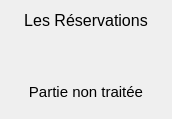
<?xml version="1.0" encoding="UTF-8"?>
<ui version="4.0">
 <class>dialog</class>
 <widget class="QDialog" name="dialog">
  <property name="geometry">
   <rect>
    <x>0</x>
    <y>0</y>
    <width>172</width>
    <height>119</height>
   </rect>
  </property>
  <property name="windowTitle">
   <string>Gérer les reservations</string>
  </property>
  <layout class="QVBoxLayout" name="verticalLayout">
   <item>
    <widget class="QLabel" name="label">
     <property name="text">
      <string>&lt;html&gt;&lt;head/&gt;&lt;body&gt;&lt;p align=&quot;center&quot;&gt;&lt;span style=&quot; font-size:12pt;&quot;&gt;Les Réservations&lt;/span&gt;&lt;/p&gt;&lt;p align=&quot;center&quot;&gt;&lt;br/&gt;&lt;/p&gt;&lt;/body&gt;&lt;/html&gt;</string>
     </property>
    </widget>
   </item>
   <item>
    <widget class="QLabel" name="label_2">
     <property name="text">
      <string>&lt;html&gt;&lt;head/&gt;&lt;body&gt;&lt;p align=&quot;center&quot;&gt;&lt;span style=&quot; font-size:11pt;&quot;&gt;Partie non traitée&lt;/span&gt;&lt;/p&gt;&lt;/body&gt;&lt;/html&gt;</string>
     </property>
    </widget>
   </item>
  </layout>
 </widget>
 <resources/>
 <connections/>
</ui>
